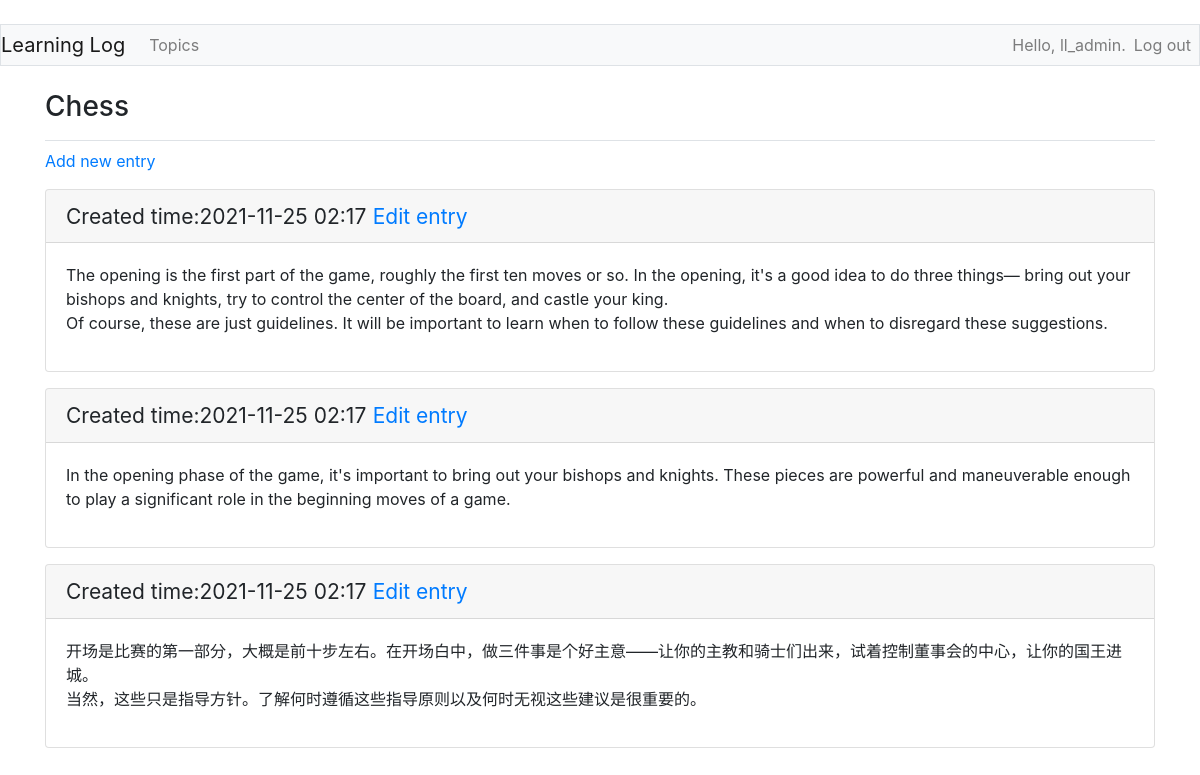
The page /topics/1/ (signed in) on the database its author committed.
### learning_logs/models.py (models this page shows, shortened)
class Topic(models.Model):
    text = models.CharField(max_length=200)
    date_added = models.DateTimeField(auto_now_add=True)
    owner = models.ForeignKey(User, on_delete=models.CASCADE)
    def __str__(self):
        return self.text

class Entry(models.Model):
    topic = models.ForeignKey(Topic, on_delete=models.CASCADE)
    text = models.TextField()
    class Meta:
        verbose_name_plural = 'entries'

### learning_logs/views.py (the view)
# urls.py: re_path('topics/(?P<topic_id>\d+)/', views.topic, name='topic'),
@login_required
def topic(request, topic_id):
    topic = Topic.objects.get(id=topic_id)
    if topic.owner != request.user:
        raise Http404
    entries = topic.entry_set.order_by('topic__date_added')
    context = {'topic': topic, 'entries': entries}
    return render(request, 'learning_logs/topic.html', locals())

### learning_logs/templates/learning_logs/topic.html (shortened to what this page needs)
﻿<!DOCTYPE html>
<html lang="en">
<head>
    <link href="https://cdn.bootcdn.net/ajax/libs/twitter-bootstrap/4.6.1/css/bootstrap.min.css" rel="stylesheet">
</head>
<body>
    {% extends "learning_logs/base.html" %}
    {% block page_header %}
        <h3>{{topic}}</h3>
    {% endblock page_header %}
    {% block content %}
    <p>
        <a href="{% url 'learning_logs:new_entry' topic.id %}">Add new entry</a>
    </p>
    {% for entry in entries %}
        <div class="card mb-3">
            <h4 class="card-header">
                <small>Created time:{{ topic.date_added|date:'Y-m-d H:i' }}</small>
                <small><a href="{% url 'learning_logs:edit_entry' entry.id %}">Edit entry</a></small>
            </h4>
            <div class="card-body">{{entry.text|linebreaks}}</div>
        </div>
    {% empty %}
    <p>There are no entries for this topic yet.</p>
    {% endfor %}
    {% endblock content %}

### learning_logs/templates/learning_logs/base.html (shortened to what this page needs)
﻿<!DOCTYPE html>
<html lang="en">
<head>
    <link href="https://cdn.bootcdn.net/ajax/libs/twitter-bootstrap/4.6.1/css/bootstrap.min.css" rel="stylesheet">
</head>
<body>
<nav class="nav navbar-expand-md navbar-light bg-light mb-4 border">
    <a class="navbar-brand" href="{% url 'learning_logs:index' %}">Learning Log</a>
    <div class="collapse navbar-collapse" id="navbarCollapse">
        <ul class="navbar-nav mr-auto">
            <li class="nav-item">
                <a class="nav-link" href="{% url 'learning_logs:topics' %}">Topics</a>
            </li>
        </ul>
        <ul class="navbar-nav ml-auto">
            {% if user.is_authenticated %}
                <li class="nav-item">
                    <span class="navbar-text">Hello, {{ user.username }}.</span>
                </li>
                <li class="nav-item">
                    <a class="nav-link" href="{% url 'users:logout' %}">Log out</a>
                </li>
            {% endif %}
        </ul>
    </div>
</nav>
<main role="main" class="container">
    <div class="pb-2 mb-2 border-bottom">
        {% block page_header %}{% endblock page_header %}
    </div>
    <div>
        {% block content %}{% endblock content %}
    </div>
</main>
</body>
</html>

### rows shown on the page
Topic: text "Chess", date_added "2021-11-25 02:17"
Entry: text "The opening is the first part of the game, roughly the first ten moves or so. In the opening, it's a good idea to do three things— bring out your bishops and knights, try to control the center of the board, and castle your king. Of course, these are just guidelines. It will be important to learn when to follow these guidelines and when to disregard these suggestions."
Entry: text "In the opening phase of the game, it's important to bring out your bishops and knights. These pieces are powerful and maneuverable enough to play a significant role in the beginning moves of a game."
Entry: text "开场是比赛的第一部分，大概是前十步左右。在开场白中，做三件事是个好主意——让你的主教和骑士们出来，试着控制董事会的中心，让你的国王进城。 当然，这些只是指导方针。了解何时遵循这些指导原则以及何时无视这些建议是很重要的。"

### other values the page prints
{{ user.username }} "ll_admin"
